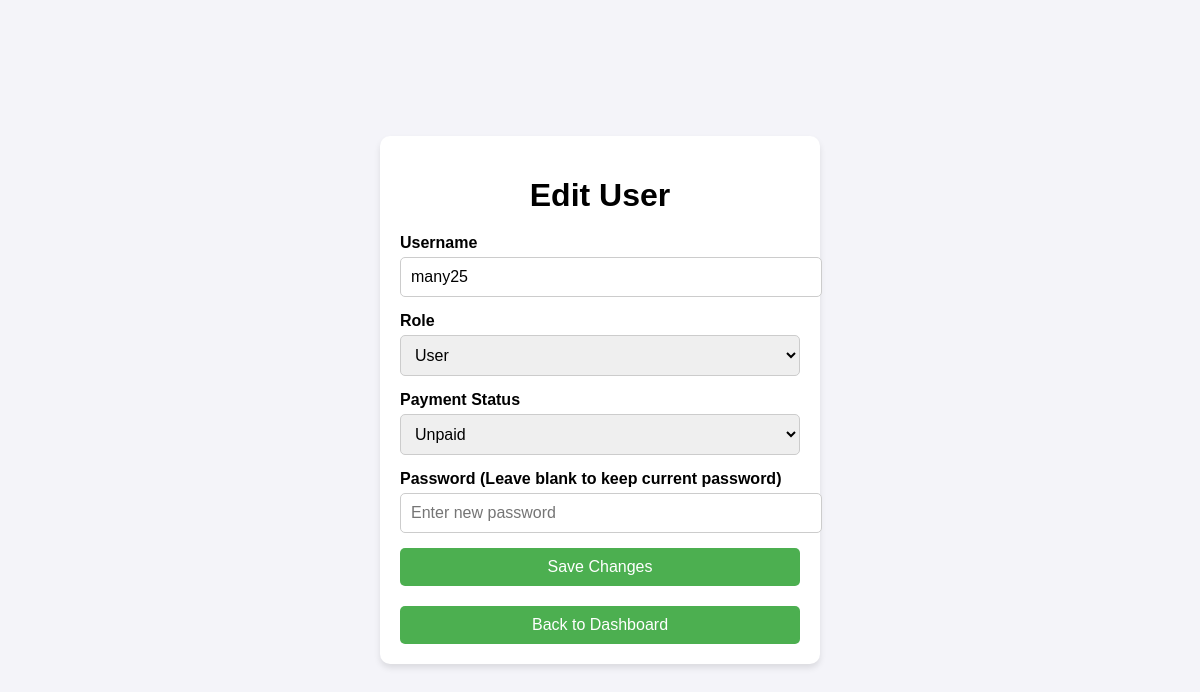
Screenshot of /admin/edit_user/8 (signed in) with the database file from the repository.
### app.py (models this page shows, shortened)
class User(db.Model, UserMixin):
    id = db.Column(db.Integer, primary_key=True)
    username = db.Column(db.String(20), unique=True, nullable=False)
    password = db.Column(db.String(60), nullable=False)
    role = db.Column(db.String(10), nullable=False, default='user')  # 'admin' or 'user'
    is_paid = db.Column(db.Boolean, default=False)
    payment_due_date = db.Column(db.Date, nullable=True)

### app.py (the view, shortened to what this page needs)
@app.route('/admin/edit_user/<int:user_id>', methods=['GET', 'POST'])
@login_required
def edit_user(user_id):
    if current_user.role != 'admin':
        flash('Unauthorized access!', 'error')
        return redirect(url_for('dashboard'))
    user = User.query.get_or_404(user_id)
    return render_template('edit_user.html', user=user)

### app.py (called while the page is built)
@login_manager.user_loader
def load_user(user_id):
    return User.query.get(int(user_id))

### templates/edit_user.html (shortened to what this page needs)
<!DOCTYPE html>
<html lang="en">
<head>
</head>
<body>
    <div class="edit-user-container">
        <h1>Edit User</h1>
        <form action="{{ url_for('edit_user', user_id=user.id) }}" method="post">
            <div class="form-group">
                <label for="username">Username</label>
                <input type="text" id="username" name="username" value="{{ user.username }}" required>
            </div>
            <div class="form-group">
                <label for="role">Role</label>
                <select id="role" name="role">
                    <option value="user" {% if user.role == 'user' %}selected{% endif %}>User</option>
                </select>
            </div>
            <div class="form-group">
                <label for="is_paid">Payment Status</label>
                <select id="is_paid" name="is_paid">
                    <option value="false" {% if not user.is_paid %}selected{% endif %}>Unpaid</option>
                </select>
            </div>
            <div class="form-group">
                <label for="password">Password (Leave blank to keep current password)</label>
                <input type="password" id="password" name="password" placeholder="Enter new password">
            </div>
            <div class="form-group">
                <button type="submit">Save Changes</button>
            </div>
        </form>
        <a href="{{ url_for('admin_dashboard') }}" class="back-link">Back to Dashboard</a>
    </div>
</body>
</html>

### templates/edit_user.html (style rules this page uses)
body { font-family: Arial, sans-serif; display: flex; justify-content: center; align-items: center; height: 100vh; margin: 0; background-color: #f4f4f9; }
.edit-user-container { background: #ffffff; padding: 20px; border-radius: 10px; box-shadow: 0 4px 6px rgba(0, 0, 0, 0.1); width: 100%; max-width: 400px; }
.edit-user-container h1 { text-align: center; margin-bottom: 20px; }
.form-group { margin-bottom: 15px; }
.form-group label { display: block; margin-bottom: 5px; font-weight: bold; }
.form-group input, .form-group select { width: 100%; padding: 10px; border: 1px solid #ccc; border-radius: 5px; font-size: 16px; }
.form-group button { width: 100%; padding: 10px; background-color: #4CAF50; color: white; border: none; border-radius: 5px; font-size: 16px; cursor: pointer; }
.back-link { display: block; text-align: center; margin-top: 20px; padding: 10px; background-color: #4CAF50; color: white; text-decoration: none; border-radius: 5px; font-size: 16px; }

### rows the page displays
User: username "many25", role "User", is_paid "Unpaid"
